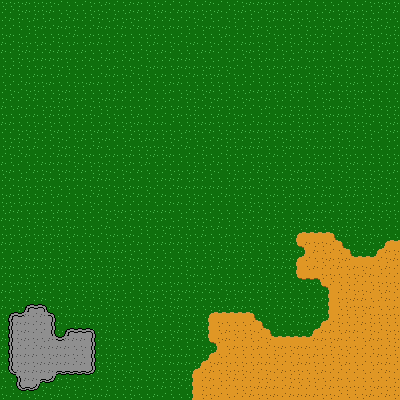

Tiled map render using the project's own tile images. Description and the map definition, with tile-layer contents summarised, below:
An orthogonal 50x50 tile map with 8x8 px tiles, 3 tile layers (grass, desert, roads).

<map version="1.0" orientation="orthogonal" renderorder="right-down" width="50" height="50" tilewidth="8" tileheight="8" nextobjectid="1">
 <tileset firstgid="1" name="tiles" tilewidth="8" tileheight="8" tilecount="256" columns="16">
  <image source="tiles.png" width="128" height="128" />
 </tileset>
 <layer name="grass" width="50" height="50">
  <data>[2500 cells, 2500 non-empty, 4 distinct tile ids]</data>
 </layer>
 <layer name="desert" width="50" height="50">
  <data>[2500 cells, 349 non-empty, 10 distinct tile ids]</data>
 </layer>
 <layer name="roads" width="50" height="50">
  <data>[2500 cells, 88 non-empty, 15 distinct tile ids]</data>
 </layer>
</map>